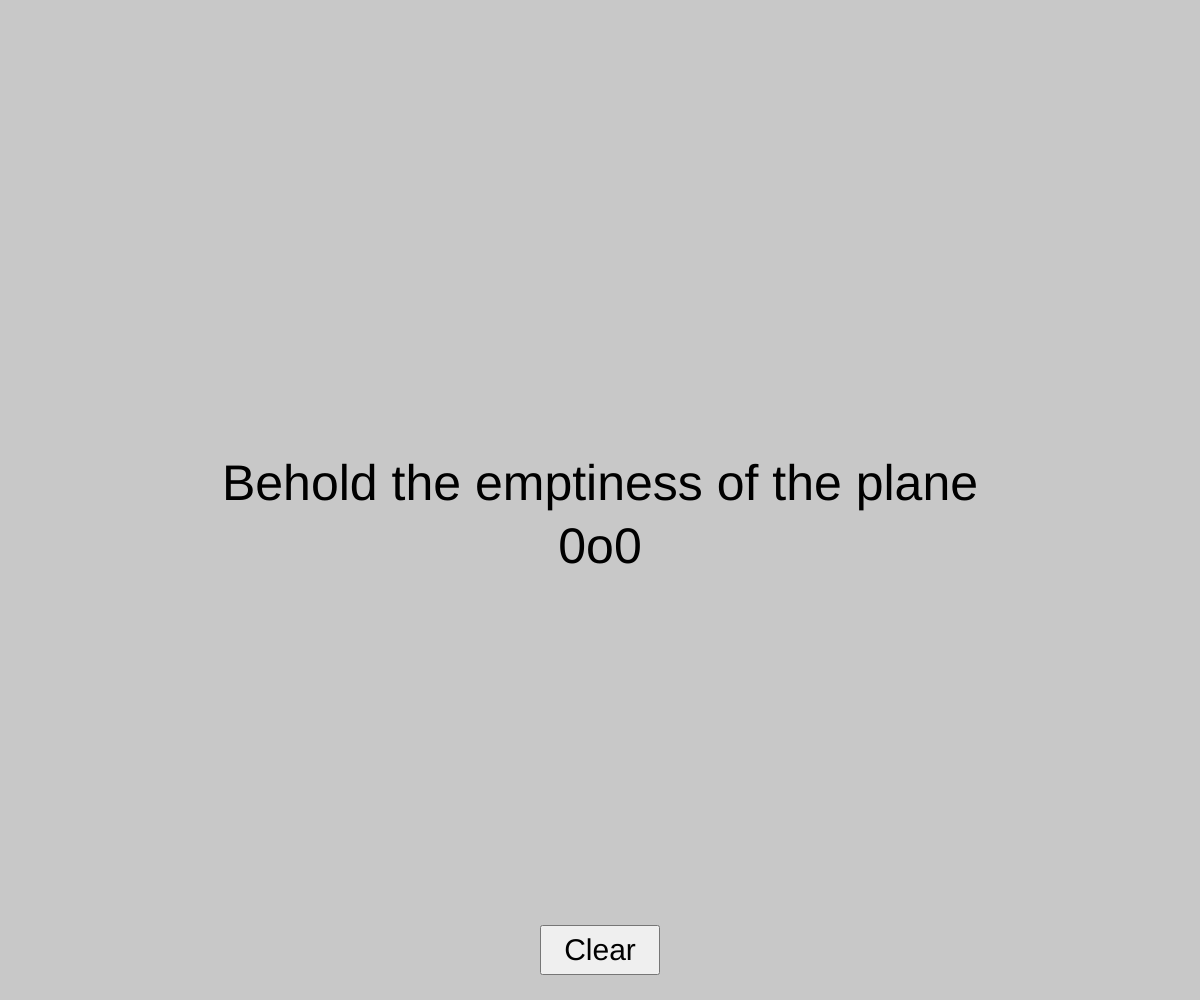
Frame 1 (no input)
Frame 60 (no input): identical to frame 1, image omitted
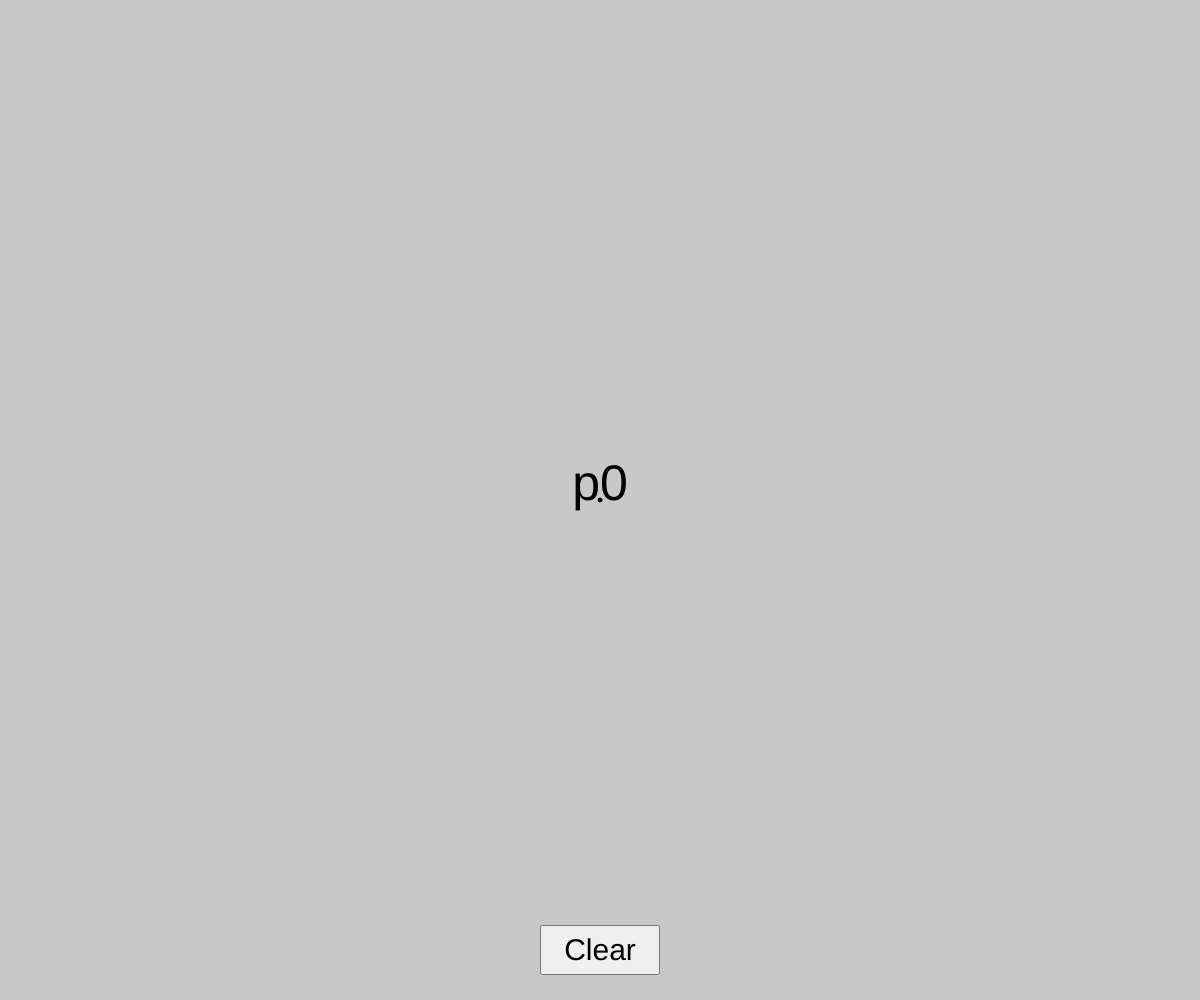
Frame 120 (the mouse pressed at the canvas centre since frame 60)

The p5.js sketch that drew these frames (run headless with seeded random() and noise() and a simulated clock; from frame 60 on, the mouse is pressed at the canvas centre):

// p5.js sketch
// ── sketch.js
/* eslint-disable no-undef, no-unused-vars */

function orientation_determinant(a, b, c) {
	// > 0 is RIGHT, < 0 is LEFT, = 0 is colinear
	return (b.x * c.y) - (a.x * c.y) + (a.x * b.y) - (b.y * c.x) + (a.y * c.x) - (a.y * b.x);
}

class Shape{
	draw(){}
}

class Point extends Shape {
	constructor(x, y) {
		super();
		this.x = x;
		this.y = y;
	}
	draw() {
		ellipse(this.x, this.y, 4, 4);
	}
	distance(p) {
		return Math.sqrt(Math.pow(this.x - p.x, 2) + Math.pow(this.y - p.y, 2));
	}
	leftRadialComparator(a, b) {
		//Answers to : Is a more at left than b ?
		let od = orientation_determinant(this, a, b);
		if (od > 0) {
			return true;
		}
		if (od == 0) {
			return this.distance(a) > this.distance(b);
		}
		return false;
	}
}

var p0 = null;
var points = [];

function reset() {
	p0 = null;
	points = [];
}

function setup() {
	let c = createCanvas(windowWidth, windowHeight);
	c.mousePressed(onMousePressed);

	fill("black");
	textSize(50);
	textAlign(CENTER);

	button = createButton("Clear");
	button.style('font-size', '30px');
	button.size(2*windowWidth/20, windowHeight/20);
	button.position(windowWidth/2 - button.width/2, 19*windowHeight/20 - button.height/2);
	button.style('cursor', 'pointer');
	button.mousePressed(reset);
}

function draw() {
	background(200);
	if (p0 == null) {
		text("Behold the emptiness of the plane\n0o0", windowWidth/2, windowHeight/2);
		return;
	}
	
	if (p0 != null) {
		p0.draw();
		text("p0", p0.x, p0.y);
	}
	if (points.length > 0) {
		for (i in points) {
			points[i].draw();
		}
		line(p0.x, p0.y, points[0].x, points[0].y);
		for (let i = 0; i < points.length - 1; i++) {
			line(points[i].x, points[i].y, points[i + 1].x, points[i + 1].y);
		}
	}
}

function onMousePressed() {
	if (p0 == null) {
		p0 = new Point(mouseX, mouseY);
		return;
	}
	points.push(new Point(mouseX, mouseY));
	points.sort(p0.leftRadialComparator.bind(p0));
}

// This Redraws the Canvas when resized
windowResized = function () {
	resizeCanvas(windowWidth, windowHeight);
};
